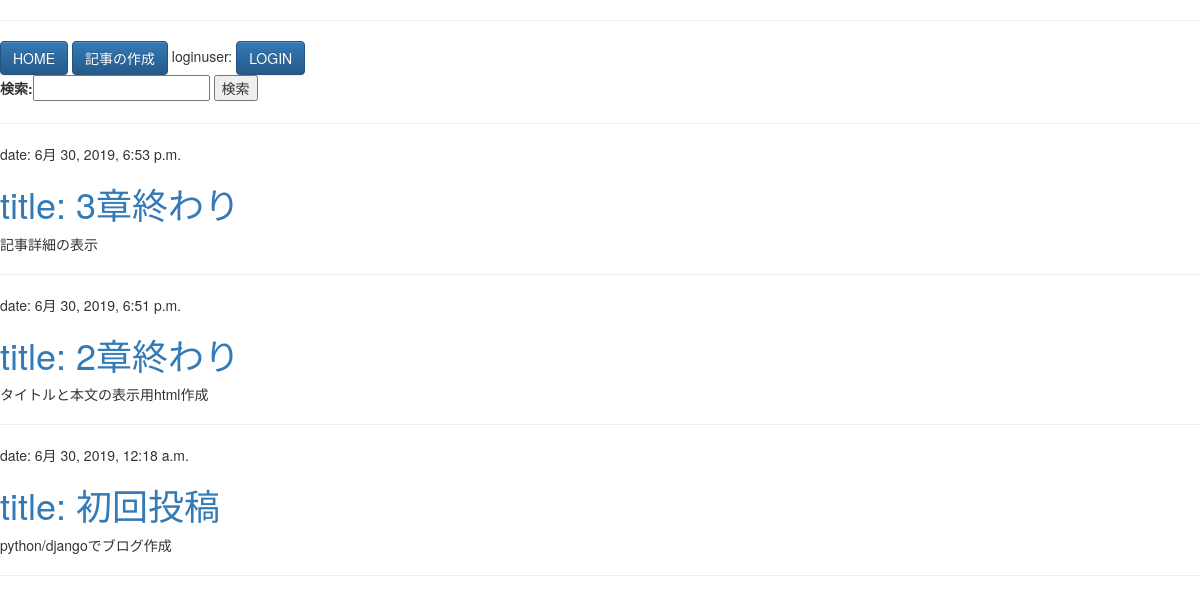
/, run on an earlier commit of the app's database.
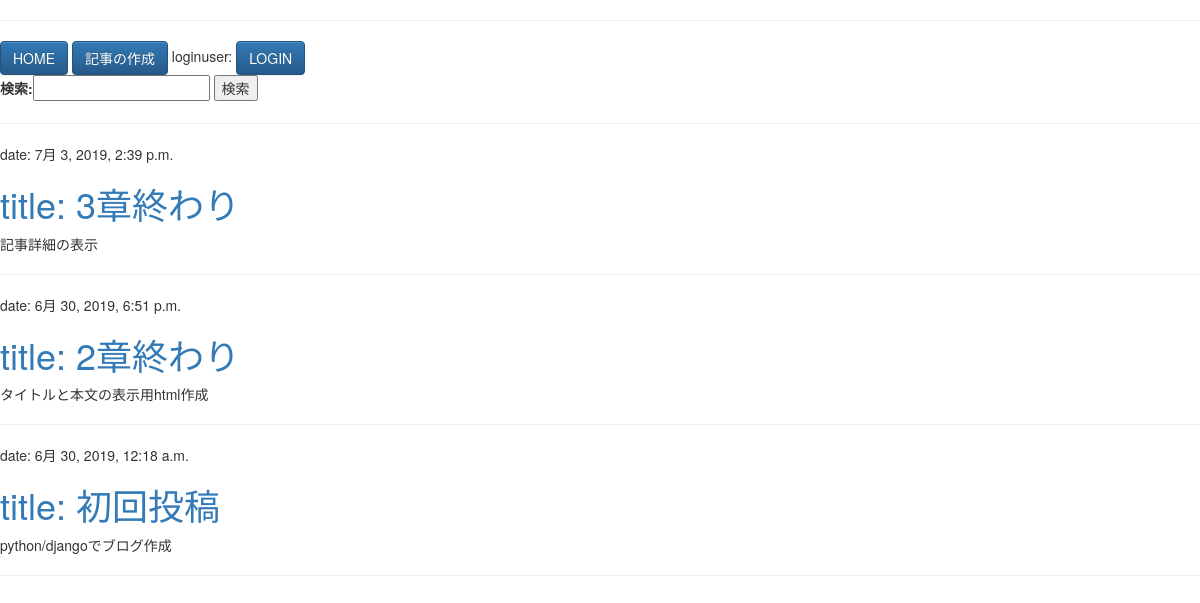
And on a later commit of the database.
### blog/models.py (models this page shows, shortened)
class Post(models.Model):
  author = models.ForeignKey('auth.User', on_delete=models.CASCADE)
  title = models.CharField(max_length=200)
  text = models.TextField()
  created_date = models.DateTimeField(default=timezone.now)
  published_date = models.DateTimeField(blank=True, null=True)
  live = models.BooleanField(default=False)
  class Meta:  #メタクラス。順番をcreated_dateの降順にしている
      ordering = ['-created_date']

### blog/views.py (the view)
# urls.py: path('', views.post_list, name='post_list'),
def post_list(request):
    posts = Post.objects.all()
    form = forms.SearchForm()
    print(request.GET)
    if request.GET.get('q'):
      posts = posts.filter(title__contains = request.GET.get('q'))
    return render(request, 'blog/post_list.html', {
      'posts' : posts,
      'form' : form
      })

### blog/forms.py
class SearchForm(forms.Form):
  q = forms.CharField(label="検索")

### blog/templates/blog/post_list.html (shortened to what this page needs)
<!DOCTYPE html>
<html>
  <head>
    <link rel="stylesheet" href="//maxcdn.bootstrapcdn.com/bootstrap/3.2.0/css/bootstrap.min.css">
    <link rel="stylesheet" href="//maxcdn.bootstrapcdn.com/bootstrap/3.2.0/css/bootstrap-theme.min.css">
  </head>
  <body>
    <hr>
    <a href="{% url 'blog:post_list' %}" class="btn btn-primary">HOME</a>
    <a href="{% url 'blog:create_article' %}" class="btn btn-primary">記事の作成</a>
    loginuser: {{ user.username }}
    {% if request.user.is_authenticated %}
      <a href="{% url 'account:logoutview' %}" class="btn btn-primary">LOGOUT</a>
    {% else %}
      <a href="{% url 'account:loginview' %}" class="btn btn-primary">LOGIN</a>
    {% endif %}
    <br>
    <form method="get" action="">
      {{form}}
      <input type="submit" value="検索">
    </form>
    <hr>
    {% for post in posts %}
    <div>
      <p>date: {{ post.created_date }}</p>
      <h1><a href="{% url 'blog:article' post.id %}">title: {{ post.title }}</a></h1>
      <p>{{ post.text|linebreaksbr }}</p>
      <hr>
    </div>
    {% endfor %}
  </body>
</html>

What changed in the data, as far as the page shows it:
removed Post: created_date "6月 30, 2019, 6:53 p.m.", title "3章終わり", text "記事詳細の表示"
added Post: created_date "7月 3, 2019, 2:39 p.m.", title "3章終わり", text "記事詳細の表示"
